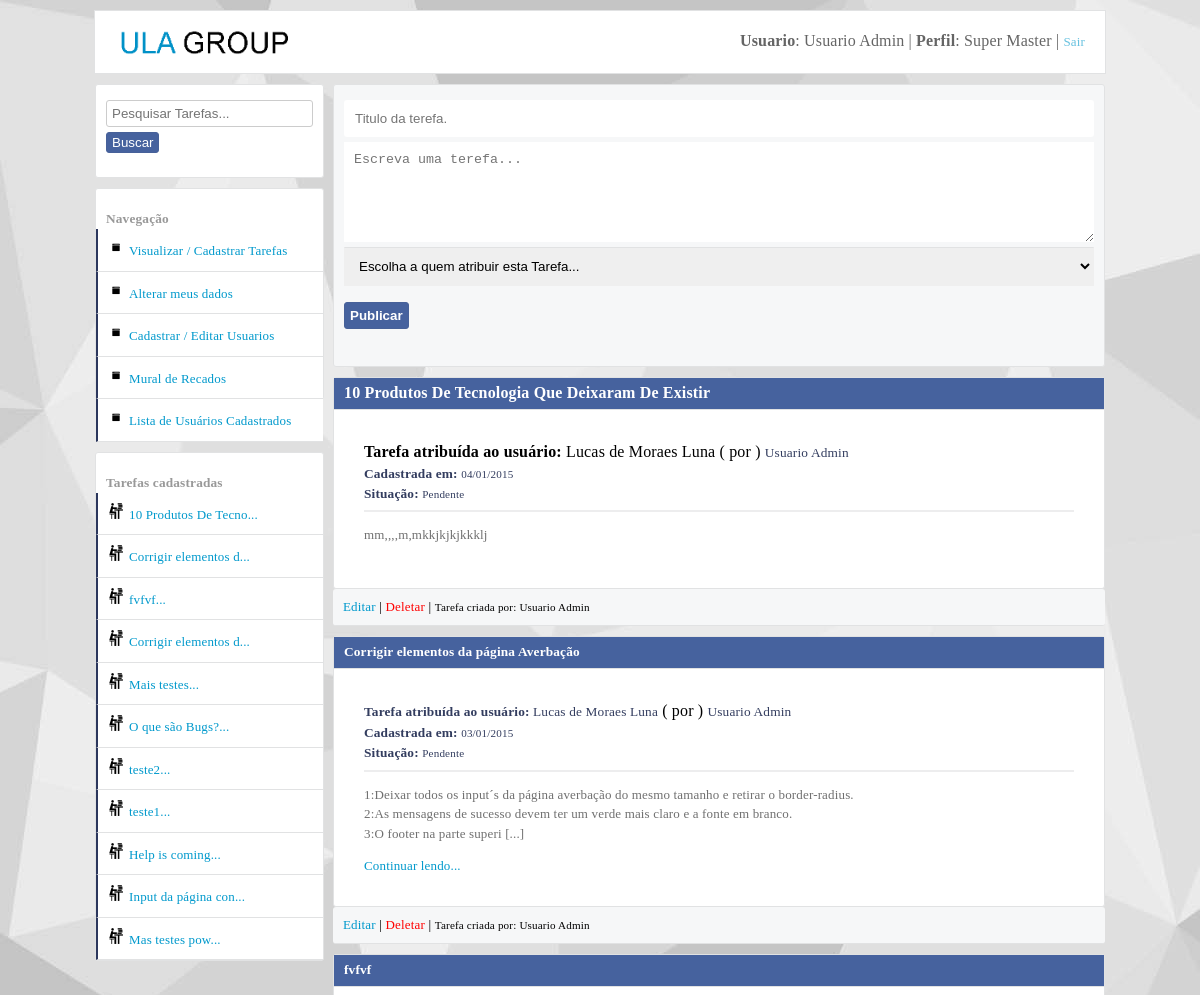
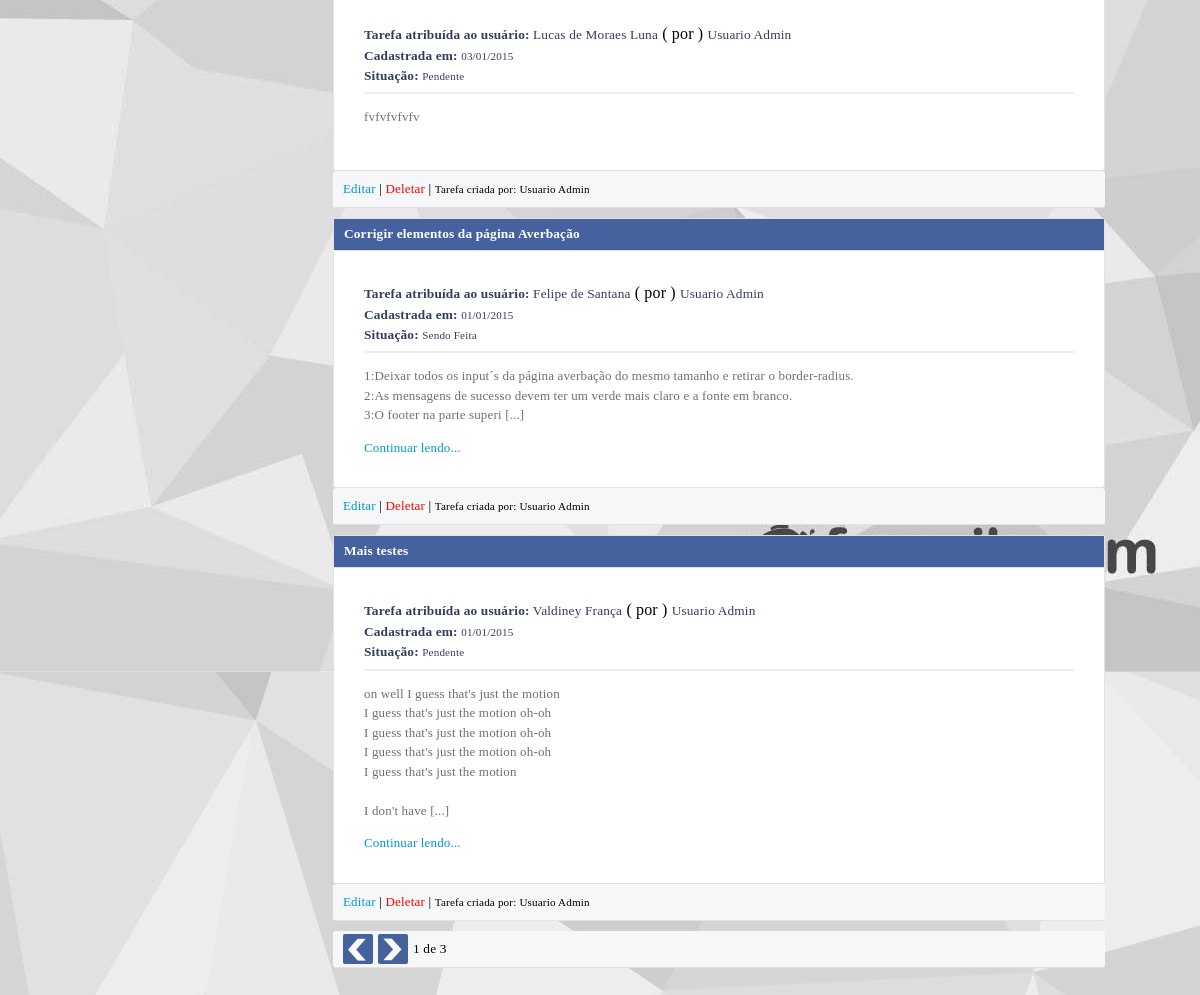
The app's page /dashboard.php (signed in) with its own data (2 pictures, top to bottom).
### tables this page shows
CREATE TABLE IF NOT EXISTS `tarefas` (
  `id` int(11) NOT NULL AUTO_INCREMENT,
  `titulo` varchar(50) NOT NULL,
  `texto` text NOT NULL,
  `vinculoUsuario` int(11) NOT NULL,
  `dataCadastro` varchar(10) NOT NULL,
  `situacao` int(11) DEFAULT NULL,
  `dataAcao` varchar(10) DEFAULT NULL,
  `criadorDaTarefa` int(11) NOT NULL,
  PRIMARY KEY (`id`),
  KEY `fk_criador_da_tarefa` (`criadorDaTarefa`),
  KEY `fk_quem_vai_fazer_a_tarefa` (`vinculoUsuario`)
);

CREATE TABLE IF NOT EXISTS `usuarios` (
  `id` int(11) NOT NULL AUTO_INCREMENT,
  `nome` varchar(40) NOT NULL,
  `login` varchar(40) NOT NULL,
  `senha` varchar(10) NOT NULL,
  `dataCadastro` varchar(10) NOT NULL,
  `perfil` int(11) NOT NULL,
  `perfil_master_master` int(11) DEFAULT NULL,
  PRIMARY KEY (`id`)
);

### Container.class.php (called while the page is built, shortened)
<?php
class Container
{
	public static function getUsuario()
	{
		$usuario = new UsuarioModel(self::getConexao());
		return $usuario;
	}
	public static function getConexao()
	{
		$servidor = "false";
		if ($servidor == "true")
		{
			$conexao = new Conexao("mysql.hostinger.com.br","u592982482_ney","u592982482_ney","32402709ney");
		}
		else
		{
			$conexao = new Conexao("localhost","tarefas","root","");
		}
	    return $conexao;
	}
}

### db/Conexao.class.php (called while the page is built, shortened)
<?php
class Conexao implements ConexaoInterface
{
	private $host;
	private $db;
	private $user;
	private $password;
	public function __construct($host, $db, $user, $password)
	{
		$this->host = $host;
		$this->db = $db;
		$this->user = $user;
		$this->password = $password;
	}
	public function connect()
	{
		return new \PDO("mysql:host={$this->host};dbname={$this->db}",$this->user,$this->password);
	}
}

### models/UsuarioModel.class.php (called while the page is built, shortened)
<?php
class UsuarioModel
{
	private $tableName = "usuarios";
	private $db;
	public function __construct(ConexaoInterface $conexao)
	{
		$this->db = $conexao->connect();
	}
	public function listarWhere($campo, $valor)
	{
		if ($campo == "id")
		{
			$valor = (int) $valor;
		}
		$query = $this->db->prepare("select * from {$this->tableName} where {$campo} = ?");
		$query->execute(array($valor));
		return $query->fetchAll(PDO::FETCH_OBJ);
	}
	public function colecaoUsuarioTarefas()
	{
		$query = $this->db->prepare("select usuarios.id as idUsuario, tarefas.id as idTarefas,
        nome, login, perfil, usuarios.dataCadastro as usuarioDataDoCadastro,
        titulo, texto, tarefas.dataCadastro as tarefasDataDoCadastro,
        situacao, dataAcao, criadorDaTarefa, vinculoUsuario
        from usuarios join tarefas on tarefas.criadorDaTarefa =
        usuarios.id order by tarefas.id desc");
        $query->execute();
		return $query->fetchAll(PDO::FETCH_OBJ);
	}
	public function colecaoUsuarioTarefasPagination($inicio, $quantidade)
	{
		$query = $this->db->prepare("select usuarios.id as idUsuario, tarefas.id as idTarefas,
        nome, login, perfil, usuarios.dataCadastro as usuarioDataDoCadastro,
        titulo, texto, tarefas.dataCadastro as tarefasDataDoCadastro,
        situacao, dataAcao, criadorDaTarefa, vinculoUsuario
        from usuarios join tarefas on tarefas.criadorDaTarefa =
        usuarios.id order by tarefas.id desc limit {$inicio}, {$quantidade}");
        $query->execute();
		return $query->fetchAll(PDO::FETCH_OBJ);
	}
}

### utilidades/functions.php (called while the page is built, shortened)
<?php
function DelimitarPorTamnho($entrada,$tamanho,$acabamento)
{
	$saida = str_split($entrada,$tamanho);
    return $saida[0].$acabamento;
}
function situacaoTarefa($situacao)
{
	if ($situacao == "1")
	{
		return "Pendente";
	}
	elseif ($situacao == "2")
	{
		return "Sendo Feita";
	}
	elseif ($situacao == "3")
	{
		return "Feita";
	}
}

### layout_parts/area_left.php (the view, shortened to what this page needs)
<div id="main-area-left">
<section class="left">
<div class="div_oculta_left">
<form method="get" action="dashboard.php">
	<input type="search" name="input_pesquisa" id="input_pesquisa" placeholder="Pesquisar Tarefas...">
	<button type="submit" class="button-postar">Buscar</button>
</form>
</div>
</section>
<section class="left">
<br>
<b>Navegação</b>
<ul id="menu-left" class="cadastrar-usuario">
	<li><a href="dashboard.php">Visualizar / Cadastrar Tarefas</a></li>
	<li><a href="alterar_meus_dados.php?alterarMeusDados">Alterar meus dados</a></li>
	<?php if ($_SESSION["perfil"] == "1"): ?>
	<li><a href="cadastrar_usuarios.php">Cadastrar / Editar Usuarios</a></li>
	<?php endif; ?>
	<li><a href="pagina_de_recados.php">Mural de Recados</a></li>
</ul>
</section>
<ul id="menu-left" class="cadastrar-usuario">
<li><a href="#" class="show_menu_usuarios_cadastrados">Lista de Usuários Cadastrados</a></li>
</ul>
<section class="left">
<br>
<b>Tarefas cadastradas</b>
<ul id="menu-left" class="cadastrar-usuario">
	<?php foreach($usuario->colecaoUsuarioTarefas() as $listar):?>
	  <li><a class="link-arquivos" href="visualizar_tarefa_completa.php?textoCompleto&id=<?php echo $listar->idTarefas; ?>" title="<?php echo $listar->titulo . ": (" . $listar->tarefasDataDoCadastro ." )"; ?>"><?php echo DelimitarPorTamnho($listar->titulo, 20, "..."); ?></a></li>
    <?php endforeach; ?>
</ul>
</section>
</div>

### layout_parts/areas_result_post.php (shortened to what this page needs)
<?php
$numeroPorPagina = 5;
$pagina = 0;
$totalDePáginas = ceil(count($usuario->colecaoUsuarioTarefas()) / $numeroPorPagina);
foreach($usuario->colecaoUsuarioTarefasPagination($pagina,$numeroPorPagina) as $listar):
foreach($usuario->listarWhere("id",$listar->vinculoUsuario) as $list)
{
	$_nomeDoUsuarioTarefaAtibuida = $list->nome;
}
?>
<section class="areas apresenta-tarefas">
<h1 class="h1-title-tarefas"><?php echo $listar->titulo; ?></h1>
<div class="info-areas">
<b>Tarefa atribuída ao usuário:</b> <?php echo $_nomeDoUsuarioTarefaAtibuida; ?></small> ( por ) <small><?php echo $listar->nome; ?><br>
<b>Cadastrada em:</b> <small><?php echo $listar->tarefasDataDoCadastro; ?></small> <br>
<b>Situação:</b> <small><?php echo situacaoTarefa($listar->situacao); ?></small> <br>
<hr>
<?php
if (strlen($listar->texto) > 200)
{
?>
<p><?php echo nl2br(DelimitarPorTamnho($listar->texto, 200, " [...]")); ?></p>
<a href="visualizar_tarefa_completa.php?textoCompleto&id=<?php echo $listar->idTarefas; ?>" title="Ler a tarefa completa">Continuar lendo...</a>
<?php
}
else
{?>
<p><?php echo nl2br(DelimitarPorTamnho($listar->texto, 200, "")); ?></p>
<?php } ?>
</div>
</section>
<div class="footer-areas">
<?php
if ($_SESSION["perfil"] == "1"):
?>
 <a href="editar_tarefas.php?editar&id=<?php echo $listar->idTarefas;?>" class="editar" title="Editar essa Tarefa">Editar</a> |
 <a href="tarefa_controller.php?deletar&id=<?php echo $listar->idTarefas;?>" class="deletar" title="Deletar essa Tarefa">Deletar</a> |
 <small>Tarefa criada por: <?php echo $listar->nome; ?></small>
<?php endif; ?>
</div>
<?php endforeach; ?>
<?php
if (count($usuario->colecaoUsuarioTarefas()) > $numeroPorPagina):
$atual = $pagina;
if ($pagina == 0)
{
	$atual = 1;
}
?>
<div class="footer-areas">
   <a href="?controlePageAnterior" class="link-pagination anterior" title="Ir para página anterior"></a>
   <a href="?controlePageProximo" class="link-pagination proximo" title="Ir para a proxima página"></a>
   <?php echo $atual. " de " .$totalDePáginas; ?>
</div>
<?php endif; ?>

### css/style.css (style rules this page uses)
body { background:#e9eaed; font-family:Tahoma!important; margin:0; margin-bottom:20px; margin-top:10px; font-family: "freight-text-pro",Georgia,Cambria,"Times New Roman",Times,serif; letter-spacing: 0.01rem; font-weight: 400; font-style: normal; line-height: 1.5; background-image:url("css_img/fundo.jpg")!important; background-attachment: fixed; }
.areas { width:750px; height:auto; min-height:200px; background:#ffffff; margin:auto; border-radius:3px; border:1px solid #e1e2e3; margin-top:0px; padding:10px; }
.apresenta-tarefas h1 { display:block; padding:10px; padding-bottom:1px; background:#f6f7f8; padding-top:0!important; line-height:30px!important; border-bottom:1px solid #e1e2e3; margin-bottom:0!important; }
.apresenta-tarefas { padding:0; width:770px; }
.apresenta-tarefas small { color:#333d5f; }
hr { opacity:0.60; border:1px solid #e1e2e3; }
.info-areas { padding:30px; font-family: "freight-text-pro",Georgia,Cambria,"Times New Roman",Times,serif; letter-spacing: 0.01rem; font-weight: 400; font-style: normal; line-height: 1.5; }
.info-areas p { font-size:15px; }
.footer-areas { display:block; padding:0; background:#f6f7f8; padding-top:3!important; padding-bottom:3!important; line-height:30px!important; border-bottom:1px solid #e1e2e3; min-height:10px; border-radius:3px; border-left:0; border-right:0; padding-left:10px; margin-bottom:10px; }
.areas p { color:#333333; }
.areas h1,h2,h3,h4 { margin:0; margin-bottom:10px; color:#999999; }
.button-postar { padding:5px; background:#46629e; border:1px solid #476199; border-radius:3px; color:white; margin:11px 0px; cursor:pointer; font-weight:bold; }
#main-area-left { width:229px; }
.left { width:227px; background:white; height:auto; margin-top:10px; border:1px solid #e1e2e3; border-radius:3px; }
.left b { margin-left:10px; margin-top:10px!important; color:#999999; }
input { width:300px; padding:5px; border-radius:3px; border:1px solid #cccccc; outline:none; margin-top:5px; margin-bottom:5px; }
button { margin-top:8px; }
a { color:#0099cc; font-size:13px; text-decoration:none; }
ul { margin:0; padding:0; list-style:none; }
#menu-left a { display:block; padding:10px; background:white; border-bottom:1px solid #e1e2e3; border-left:2px solid #2c375d; }
.cadastrar-usuario a::before { content: url(css_img/icone_cadastrar_usuario.png); margin-right:5px; }
.link-arquivos::before { content: url(css_img/icone_arquivos.png)!important; margin-right:5px; }
.deletar { color:#ff0000; }
.h1-title-tarefas { background:#46629e!important; color:white!important; }
.link-pagination { display:block; text-decoration:none; padding-left:5px; padding-right:5px; background:#46629e; color:white; width:20px!important; height:30px; float:left; text-align:center; border-radius:2px; margin-right:5px; }
.anterior { background-image:url("css_img/anterior.gif"); background-repeat:no-repeat; }
.proximo { background-image:url("css_img/proximo.gif"); background-repeat:no-repeat; }
.show_menu_usuarios_cadastrados { display:block; padding-top:10px; padding-bottom:10px; background:white; width:205px; border-left:2px solid #009900; margin-left:1px; margin-top:-1px; }
.div_oculta_left { padding:10px; padding-bottom:0; }
.div_oculta_left input { width:207px; }
.div_oculta_left button { margin-top:0px; padding-top:2px; padding-bottom:2px; font-weight:normal; }
.corpo-recado b, p { opacity:0.70; font-size:13px!important; }

### css/SimpleAnimationCSS.css (style rules this page uses)
.comes-here { -webkit-animation:comes-here 1.5s 1; -moz-animation:comes-here 1.5s 1; -o-animation:comes-here 1.5s 1; -ms-animation:comes-here 1.5s 1; }

### records on screen
tarefas: titulo "10 Produtos De Tecnologia Que Deixaram De Existir", vinculoUsuario.nome "Lucas de Moraes Luna", criadorDaTarefa.nome "Usuario Admin", dataCadastro "04/01/2015", situacao "Pendente", texto "mm,,,,m,mkkjkjkjkkklj", titulo "10 Produtos De Tecno..."
tarefas: titulo "Corrigir elementos da página Averbação", vinculoUsuario.nome "Lucas de Moraes Luna", criadorDaTarefa.nome "Usuario Admin", dataCadastro "03/01/2015", situacao "Pendente", texto "1:Deixar todos os input´s da página averbação do mesmo tamanho e retirar o border-radius. 2:As mensagens de sucesso devem ter um verde mais claro e a fonte em branco. 3:O footer na parte superi [...]", titulo "Corrigir elementos d..."
tarefas: titulo "fvfvf", vinculoUsuario.nome "Lucas de Moraes Luna", criadorDaTarefa.nome "Usuario Admin", dataCadastro "03/01/2015", situacao "Pendente", texto "fvfvfvfvfv", titulo "fvfvf..."
tarefas: titulo "Corrigir elementos da página Averbação", vinculoUsuario.nome "Felipe de Santana", criadorDaTarefa.nome "Usuario Admin", dataCadastro "01/01/2015", situacao "Sendo Feita", texto "1:Deixar todos os input´s da página averbação do mesmo tamanho e retirar o border-radius. 2:As mensagens de sucesso devem ter um verde mais claro e a fonte em branco. 3:O footer na parte superi [...]", titulo "Corrigir elementos d..."
tarefas: titulo "Mais testes", vinculoUsuario.nome "Valdiney França", criadorDaTarefa.nome "Usuario Admin", dataCadastro "01/01/2015", situacao "Pendente", texto "on well I guess that's just the motion I guess that's just the motion oh-oh I guess that's just the motion oh-oh I guess that's just the motion oh-oh I guess that's just the motion I don't have [...]", titulo "Mais testes..."
tarefas: titulo "O que são Bugs?..."
tarefas: titulo "teste2..."
tarefas: titulo "teste1..."
tarefas: titulo "Help is coming..."
tarefas: titulo "Input da página con..."
tarefas: titulo "Mas testes pow..."

### other values on screen
$_SESSION["nome"] "Usuario Admin"
$tipoPerfil "Super Master"
$atual "1"
$totalDePáginas "3"
